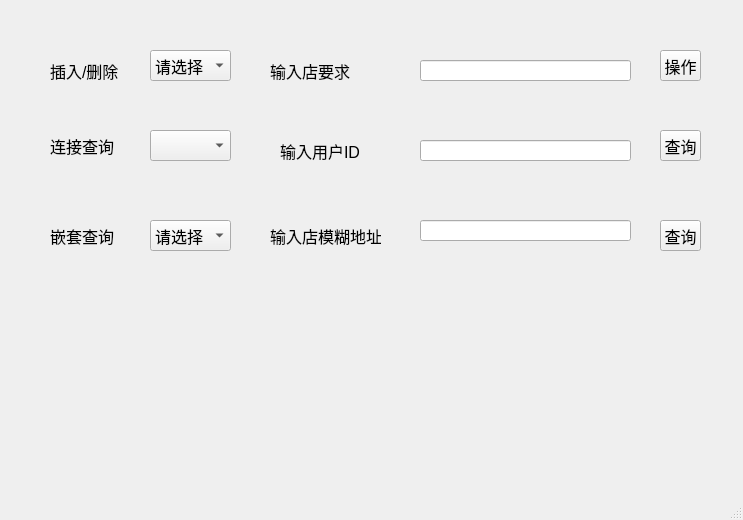
<?xml version="1.0" encoding="UTF-8"?>
<ui version="4.0">
 <class>MainWindow</class>
 <widget class="QMainWindow" name="MainWindow">
  <property name="geometry">
   <rect>
    <x>0</x>
    <y>0</y>
    <width>743</width>
    <height>520</height>
   </rect>
  </property>
  <property name="windowTitle">
   <string>MainWindow</string>
  </property>
  <widget class="QWidget" name="centralwidget">
   <widget class="QLabel" name="label1">
    <property name="geometry">
     <rect>
      <x>50</x>
      <y>60</y>
      <width>81</width>
      <height>21</height>
     </rect>
    </property>
    <property name="font">
     <font>
      <family>Arial</family>
      <pointsize>12</pointsize>
     </font>
    </property>
    <property name="text">
     <string>插入/删除</string>
    </property>
   </widget>
   <widget class="QComboBox" name="cBox1">
    <property name="geometry">
     <rect>
      <x>150</x>
      <y>50</y>
      <width>81</width>
      <height>31</height>
     </rect>
    </property>
    <property name="font">
     <font>
      <family>Arial</family>
      <pointsize>12</pointsize>
     </font>
    </property>
    <item>
     <property name="text">
      <string>请选择</string>
     </property>
    </item>
    <item>
     <property name="text">
      <string>删除</string>
     </property>
    </item>
    <item>
     <property name="text">
      <string>插入</string>
     </property>
    </item>
   </widget>
   <widget class="QToolButton" name="toolButton">
    <property name="geometry">
     <rect>
      <x>660</x>
      <y>50</y>
      <width>41</width>
      <height>31</height>
     </rect>
    </property>
    <property name="font">
     <font>
      <family>Arial</family>
      <pointsize>12</pointsize>
     </font>
    </property>
    <property name="text">
     <string>操作</string>
    </property>
   </widget>
   <widget class="QLabel" name="label2">
    <property name="geometry">
     <rect>
      <x>270</x>
      <y>60</y>
      <width>81</width>
      <height>21</height>
     </rect>
    </property>
    <property name="font">
     <font>
      <family>Arial</family>
      <pointsize>12</pointsize>
     </font>
    </property>
    <property name="text">
     <string>输入店要求</string>
    </property>
   </widget>
   <widget class="QLabel" name="label3">
    <property name="geometry">
     <rect>
      <x>50</x>
      <y>130</y>
      <width>71</width>
      <height>31</height>
     </rect>
    </property>
    <property name="font">
     <font>
      <family>Arial</family>
      <pointsize>12</pointsize>
     </font>
    </property>
    <property name="text">
     <string>连接查询</string>
    </property>
   </widget>
   <widget class="QComboBox" name="comboBox_2">
    <property name="geometry">
     <rect>
      <x>150</x>
      <y>130</y>
      <width>81</width>
      <height>31</height>
     </rect>
    </property>
   </widget>
   <widget class="QLabel" name="label_4">
    <property name="geometry">
     <rect>
      <x>280</x>
      <y>140</y>
      <width>81</width>
      <height>21</height>
     </rect>
    </property>
    <property name="font">
     <font>
      <family>Arial</family>
      <pointsize>12</pointsize>
     </font>
    </property>
    <property name="text">
     <string>输入用户ID</string>
    </property>
   </widget>
   <widget class="QToolButton" name="toolButton_2">
    <property name="geometry">
     <rect>
      <x>660</x>
      <y>130</y>
      <width>41</width>
      <height>31</height>
     </rect>
    </property>
    <property name="font">
     <font>
      <family>Arial</family>
      <pointsize>12</pointsize>
     </font>
    </property>
    <property name="text">
     <string>查询</string>
    </property>
   </widget>
   <widget class="QLabel" name="label_5">
    <property name="geometry">
     <rect>
      <x>50</x>
      <y>220</y>
      <width>71</width>
      <height>31</height>
     </rect>
    </property>
    <property name="font">
     <font>
      <family>Arial</family>
      <pointsize>12</pointsize>
     </font>
    </property>
    <property name="text">
     <string>嵌套查询</string>
    </property>
   </widget>
   <widget class="QComboBox" name="comboBox_3">
    <property name="geometry">
     <rect>
      <x>150</x>
      <y>220</y>
      <width>81</width>
      <height>31</height>
     </rect>
    </property>
    <property name="font">
     <font>
      <family>Arial</family>
      <pointsize>12</pointsize>
     </font>
    </property>
    <item>
     <property name="text">
      <string>请选择</string>
     </property>
    </item>
   </widget>
   <widget class="QLabel" name="label_6">
    <property name="geometry">
     <rect>
      <x>270</x>
      <y>220</y>
      <width>111</width>
      <height>31</height>
     </rect>
    </property>
    <property name="font">
     <font>
      <family>Arial</family>
      <pointsize>12</pointsize>
     </font>
    </property>
    <property name="text">
     <string>输入店模糊地址</string>
    </property>
   </widget>
   <widget class="QToolButton" name="toolButton_3">
    <property name="geometry">
     <rect>
      <x>660</x>
      <y>220</y>
      <width>41</width>
      <height>31</height>
     </rect>
    </property>
    <property name="font">
     <font>
      <family>Arial</family>
      <pointsize>12</pointsize>
     </font>
    </property>
    <property name="text">
     <string>查询</string>
    </property>
   </widget>
   <widget class="QLineEdit" name="lineEdit1">
    <property name="geometry">
     <rect>
      <x>420</x>
      <y>60</y>
      <width>211</width>
      <height>21</height>
     </rect>
    </property>
   </widget>
   <widget class="QLineEdit" name="lineEdit2">
    <property name="geometry">
     <rect>
      <x>420</x>
      <y>140</y>
      <width>211</width>
      <height>21</height>
     </rect>
    </property>
   </widget>
   <widget class="QLineEdit" name="lineEdit3">
    <property name="geometry">
     <rect>
      <x>420</x>
      <y>220</y>
      <width>211</width>
      <height>21</height>
     </rect>
    </property>
   </widget>
  </widget>
  <widget class="QMenuBar" name="menubar">
   <property name="geometry">
    <rect>
     <x>0</x>
     <y>0</y>
     <width>743</width>
     <height>23</height>
    </rect>
   </property>
  </widget>
  <widget class="QStatusBar" name="statusbar"/>
 </widget>
 <resources/>
 <connections/>
</ui>
